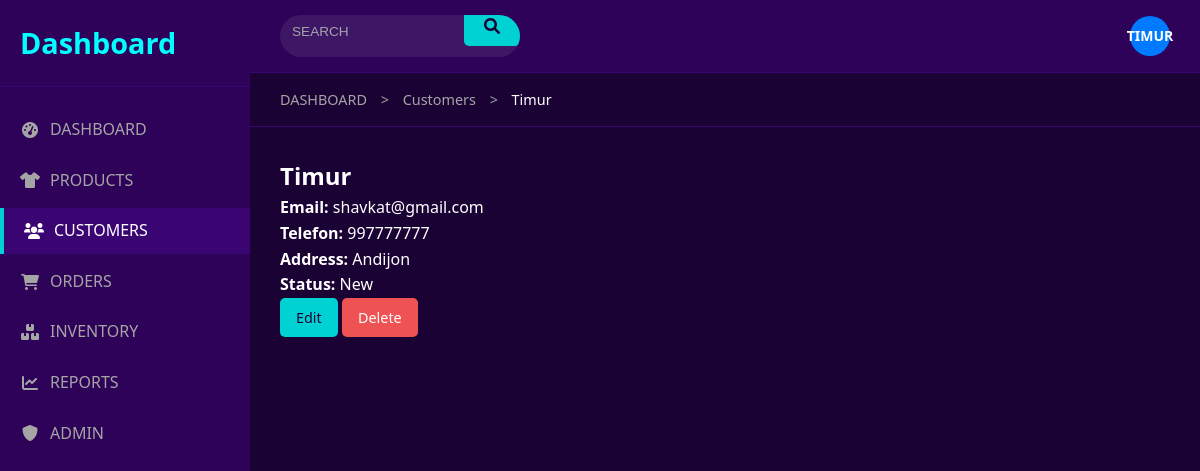
The app's page /customers/9/ (signed in) with its own data.
### customers/models.py (models this page shows, shortened)
class Customer(TimeStampedModel):
    STATUS_CHOICES = [
        ('active', 'Active'),
        ('inactive', 'Inactive'),
        ('vip', 'VIP'),
        ('new', 'New'),
    ]
    name = models.CharField(max_length=100)
    email = models.EmailField(blank=True, null=True)
    phone = models.CharField(max_length=20, blank=True, null=True)
    address = models.TextField(blank=True, null=True)
    status = models.CharField(max_length=10, choices=STATUS_CHOICES, default='new')
    profile_image = models.ImageField(upload_to='customers/', blank=True, null=True)
    notes = models.TextField(blank=True, null=True)

### customers/views.py (the view)
# urls.py: path('<int:pk>/', views.customer_detail, name='customer_detail'),
@login_required
def customer_detail(request, pk):
    customer = get_object_or_404(Customer, pk=pk)
    orders = Order.objects.filter(customer=customer).order_by('-created_at')
    total_orders = orders.count()
    total_spent = orders.aggregate(Sum('total_amount'))['total_amount__sum'] or 0
    context = {
        'customer': customer,
        'orders': orders,
        'total_orders': total_orders,
        'total_spent': total_spent
    }
    return render(request, 'customers/customer_detail.html', context)

### templates/customers/customer_detail.html (shortened to what this page needs)
{% extends 'core/base.html' %}
{% block breadcrumb %}
    <span>&gt;</span> <a href="{% url 'customers:customer_list' %}">Customers</a>
    <span>&gt;</span> {{ customer.name }}
{% endblock %}
{% block content %}
<div class="card">
    <h2>{{ customer.name }}</h2>
    <ul class="list-unstyled">
        <li><strong>Email:</strong> {{ customer.email }}</li>
        <li><strong>Telefon:</strong> {{ customer.phone }}</li>
        <li><strong>Address:</strong> {{ customer.address }}</li>
        <li><strong>Status:</strong> {{ customer.get_status_display }}</li>
    </ul>
    <a href="{% url 'customers:customer_update' customer.pk %}" class="btn btn-primary">Edit</a>
    <a href="{% url 'customers:customer_delete' customer.pk %}" class="btn btn-danger">Delete</a>
</div>
{% endblock %}

### templates/core/base.html (shortened to what this page needs)
<!DOCTYPE html>
<html lang="en">
<head>
    {% load static %}
    <link rel="stylesheet" href="{% static 'css/styles.css' %}">
    <link rel="stylesheet" href="https://cdnjs.cloudflare.com/ajax/libs/font-awesome/6.0.0-beta3/css/all.min.css">
</head>
<body>
    <div class="container">
        <aside class="sidebar">
            <div class="sidebar-header">
                <h1>Dashboard</h1>
            </div>
            <nav class="sidebar-nav">
                <ul>
                    <li class="{% if request.path == '/' %}active{% endif %}">
                        <a href="{% url 'dashboard:index' %}">
                            <i class="fas fa-tachometer-alt"></i>
                            <span>DASHBOARD</span>
                        </a>
                    </li>
                    <li class="{% if '/products/' in request.path %}active{% endif %}">
                        <a href="{% url 'products:list' %}">
                            <i class="fas fa-tshirt"></i>
                            <span>PRODUCTS</span>
                        </a>
                    </li>
                    <li class="{% if '/customers/' in request.path %}active{% endif %}">
                        <a href="{% url 'customers:customer_list' %}">
                            <i class="fas fa-users"></i>
                            <span>CUSTOMERS</span>
                        </a>
                    </li>
                    <li class="{% if '/orders/' in request.path %}active{% endif %}">
                        <a href="{% url 'orders:list' %}">
                            <i class="fas fa-shopping-cart"></i>
                            <span>ORDERS</span>
                        </a>
                    </li>
                    <li class="{% if '/inventory/' in request.path %}active{% endif %}">
                        <a href="{% url 'inventory:list' %}">
                            <i class="fas fa-boxes"></i>
                            <span>INVENTORY</span>
                        </a>
                    </li>
                    <li class="{% if '/reports/' in request.path %}active{% endif %}">
                        <a href="{% url 'reports:index' %}">
                            <i class="fas fa-chart-line"></i>
                            <span>REPORTS</span>
                        </a>
                    </li>
                    {% if user.is_superuser %}
                    <li class="{% if '/admin/' in request.path %}active{% endif %}">
                        <a href="{% url 'admin:index' %}">
                            <i class="fas fa-shield-alt"></i>
                            <span>ADMIN</span>
                        </a>
                    </li>
                    {% endif %}
                </ul>
            </nav>
        </aside>
        <main class="main-content">
            <header class="top-bar">
                <div class="search-bar">
                    <form method="get">
                        <input type="text" name="search" placeholder="SEARCH" value="{{ request.GET.search }}">
                        <button type="submit"><i class="fas fa-search"></i></button>
                    </form>
                </div>
                <div class="user-actions">
                    <div class="user-profile">
                        {% if user.is_authenticated %}
                            <div class="user-avatar-initial blue-bg">
                                {{ user.username|upper }}
                            </div>
                        {% else %}
                            <span>LOGIN</span>
                            <a href="{% url 'accounts:login' %}">
                                <i class="fas fa-sign-in-alt"></i>
                            </a>
                        {% endif %}
                    </div>
                </div>
            </header>
            <div class="breadcrumb">
                <a href="{% url 'dashboard:index' %}">DASHBOARD</a>
                {% block breadcrumb %}{% endblock %}
            </div>
            <div class="content">
                {% block content %}{% endblock %}
            </div>
        </main>
    </div>
</body>
</html>

### records on screen
Customer: name "Timur", email "shavkat@gmail.com", phone "997777777", address "Andijon", status "New"

### other values on screen
{{ user.username|upper }} "TIMUR"
